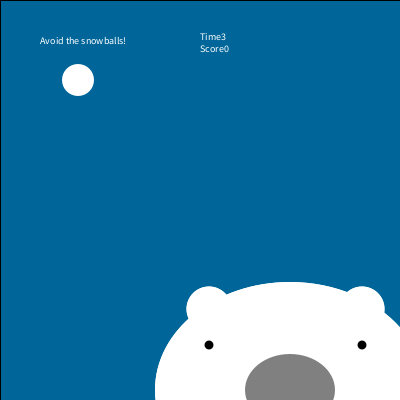
Frame 1 (no input)
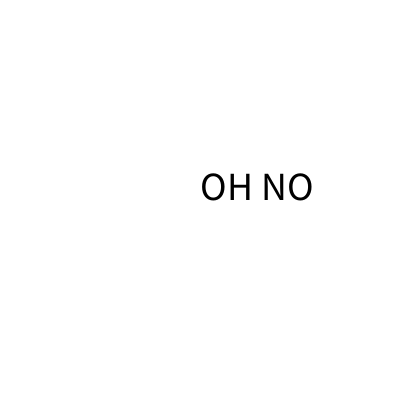
Frame 60 (the mouse pressed at the canvas centre just before this capture)
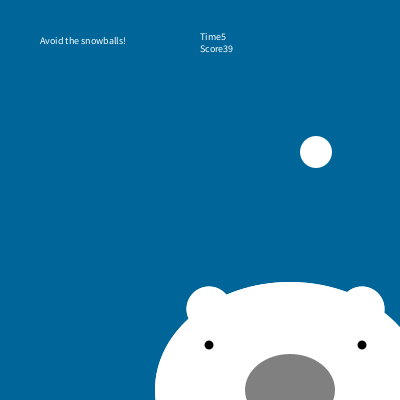
Frame 120 (the mouse held since frame 60 and released just before this capture)

The Processing sketch that drew these frames (run headless with seeded random() and noise(); from frame 60 on, the mouse is pressed at the canvas centre):

// Processing sketch: processing_118913
// ── processing_118913.pde

//Madeline Chan Copyright 2013
//HW 8 Snowball Polar Bear GameGame
//directions: press RIGHT or LEFT arrows to move the polar bear away from the snowballs!

float x1, y1, sz1, dx1, dy1;
float x2, y2, sz2, dx2, dy2;
color col1, col2, col3;
int hits;

void setup()
{
  size(400,400);
  x1=100;
  y1=100;
  sz1=80;
  dx1=2;
  dy1=4;

  x2=200;
  y2=300;
  sz2=90;
  dx2=8;

  rectMode(CENTER);
  hits = 0;
}

void draw()
{
  fill(0,102,153);
  prepScreen();
  //movFig2();
  Fig2();
  movFig1();
  Fig1();
  //movFig2();
  Fig2();
  
  checkCollision(); 
  showTime();
  showScore();
  Instructions();
}

void prepScreen()
{
  rect(width/2, height/2, width, height);
}


void movFig2()
{
  x2+=dx2;
  if (x2> width || x2<0)
  {
    dx2=-dx2;
  }
  y2+=dy2;
  if (y2> height || y2<0)
  {
    dy2=-dy2;
  }
}

void Fig2()
{
  noStroke();
  fill(128,128,128);
  pushMatrix();
  translate(x2,y2);
  fill(255);
  ellipse(sz2,sz2, sz2*3, sz2*2.4);
  fill(128);
  ellipse(sz2, sz2, sz2, sz2*.8);
  //ears
  fill(255);
  ellipse(sz2*.1,sz2*.1, sz2*.5, sz2*.5);
  ellipse(sz2*1.8,sz2*.1, sz2*.5, sz2*.5);
  //eyes
  fill(0);
  ellipse(sz2*1.8,sz2-sz2*.5, sz2*.1, sz2*.1);
  ellipse(sz2*.1,sz2-sz2*.5, sz2*.1, sz2*.1);
  
  popMatrix();
}

void movFig1()
{
  x1 += dx1;
  if (x1>width)
  {
    x1=0;
  }
  y1 += dy1;
  if(y1>height)
  {
    y1=0;
  }
  
}

void Fig1() 
{ 
  fill(255);
  ellipse(x1-sz1*.3,y1-sz1*.3,sz1*.4,sz1*.4);
}

void checkCollision()
{
  float d=dist(x1,y1,x2,y2);
  if(d<(sz1/2+sz2/2))
  {
    //noLoop();
    fill(255);
    rect(width/2, height/2,width,height);
    fill(0);
    textSize(40);
    text("OH NO", 200,200);
    hits++;
    if (hits>= 200)
    {
      noLoop();
      fill(0);
      textSize(40);
      text("YOU LOSE",200,300);
    } 
  }
}

void keyPressed()
{
  if (keyCode == RIGHT)
  { 
    x2+=dx2;
    if (x2> width || x2<0)
    {
      dx2=-dx2;
    }
  }
  else if (keyCode == LEFT)
  {
    x2-=dx2;
    if (x2> width || x2<0)
    {
      dx2=-dx2;
    }
  }
}

void showTime()
{
  fill(255);
  textSize(10);
  text("Time" + millis()/1000, width*.5, height*.1);
}

void showScore()
{
  fill(255);
  textSize(10);
  text("Score" + hits, width*.5, height*.13);
}

void Instructions()
{
  fill(255);
  textSize(10);
  text("Avoid the snowballs!", width*.1, height*.11);
}
